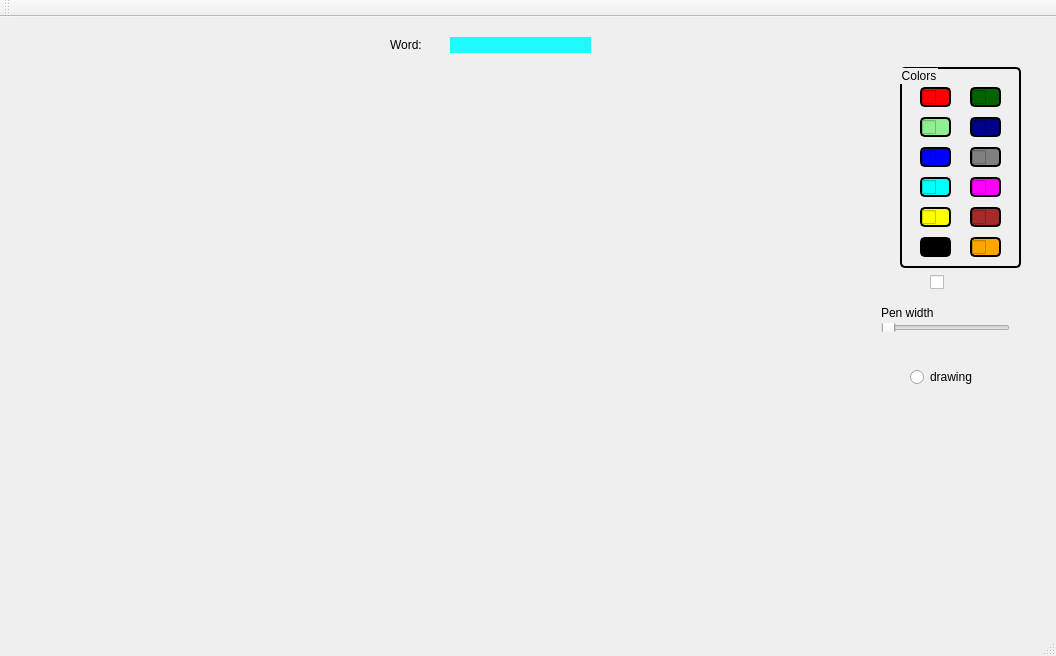
<?xml version="1.0" encoding="UTF-8"?>
<ui version="4.0">
 <class>DrawingInterfaceClass</class>
 <widget class="QMainWindow" name="DrawingInterfaceClass">
  <property name="geometry">
   <rect>
    <x>0</x>
    <y>0</y>
    <width>1056</width>
    <height>656</height>
   </rect>
  </property>
  <property name="windowTitle">
   <string>DrawingInterface</string>
  </property>
  <widget class="QWidget" name="centralWidget">
   <widget class="QGroupBox" name="groupBox">
    <property name="geometry">
     <rect>
      <x>900</x>
      <y>50</y>
      <width>121</width>
      <height>201</height>
     </rect>
    </property>
    <property name="styleSheet">
     <string notr="true">
border-radius: 5px;
border: 2px solid black;</string>
    </property>
    <property name="title">
     <string>Colors</string>
    </property>
    <widget class="QCheckBox" name="red">
     <property name="geometry">
      <rect>
       <x>20</x>
       <y>20</y>
       <width>31</width>
       <height>20</height>
      </rect>
     </property>
     <property name="styleSheet">
      <string notr="true">background-color: red;
border-radius: 5px;
border: 2px solid black;</string>
     </property>
     <property name="text">
      <string/>
     </property>
     <attribute name="buttonGroup">
      <string notr="true">buttonGroup</string>
     </attribute>
    </widget>
    <widget class="QCheckBox" name="green">
     <property name="geometry">
      <rect>
       <x>20</x>
       <y>50</y>
       <width>31</width>
       <height>20</height>
      </rect>
     </property>
     <property name="styleSheet">
      <string notr="true">background-color: lightgreen;
border-radius: 5px;
border: 2px solid black;</string>
     </property>
     <property name="text">
      <string/>
     </property>
     <attribute name="buttonGroup">
      <string notr="true">buttonGroup</string>
     </attribute>
    </widget>
    <widget class="QCheckBox" name="blue">
     <property name="geometry">
      <rect>
       <x>20</x>
       <y>80</y>
       <width>31</width>
       <height>20</height>
      </rect>
     </property>
     <property name="styleSheet">
      <string notr="true">background-color: blue;
border-radius: 5px;
border: 2px solid black;</string>
     </property>
     <property name="text">
      <string/>
     </property>
     <attribute name="buttonGroup">
      <string notr="true">buttonGroup</string>
     </attribute>
    </widget>
    <widget class="QCheckBox" name="cyan">
     <property name="geometry">
      <rect>
       <x>20</x>
       <y>110</y>
       <width>31</width>
       <height>20</height>
      </rect>
     </property>
     <property name="styleSheet">
      <string notr="true">background-color: cyan;
border-radius: 5px;
border: 2px solid black;</string>
     </property>
     <property name="text">
      <string/>
     </property>
     <attribute name="buttonGroup">
      <string notr="true">buttonGroup</string>
     </attribute>
    </widget>
    <widget class="QCheckBox" name="magenta">
     <property name="geometry">
      <rect>
       <x>70</x>
       <y>110</y>
       <width>31</width>
       <height>20</height>
      </rect>
     </property>
     <property name="styleSheet">
      <string notr="true">background-color: magenta;
border-radius: 5px;
border: 2px solid black;</string>
     </property>
     <property name="text">
      <string/>
     </property>
     <attribute name="buttonGroup">
      <string notr="true">buttonGroup</string>
     </attribute>
    </widget>
    <widget class="QCheckBox" name="yellow">
     <property name="geometry">
      <rect>
       <x>20</x>
       <y>140</y>
       <width>31</width>
       <height>20</height>
      </rect>
     </property>
     <property name="styleSheet">
      <string notr="true">background-color: yellow;
border-radius: 5px;
border: 2px solid black;</string>
     </property>
     <property name="text">
      <string/>
     </property>
     <attribute name="buttonGroup">
      <string notr="true">buttonGroup</string>
     </attribute>
    </widget>
    <widget class="QCheckBox" name="brown">
     <property name="geometry">
      <rect>
       <x>70</x>
       <y>140</y>
       <width>31</width>
       <height>20</height>
      </rect>
     </property>
     <property name="styleSheet">
      <string notr="true">background-color: brown;
border-radius: 5px;
border: 2px solid black;</string>
     </property>
     <property name="text">
      <string/>
     </property>
     <attribute name="buttonGroup">
      <string notr="true">buttonGroup</string>
     </attribute>
    </widget>
    <widget class="QCheckBox" name="black">
     <property name="geometry">
      <rect>
       <x>20</x>
       <y>170</y>
       <width>31</width>
       <height>20</height>
      </rect>
     </property>
     <property name="styleSheet">
      <string notr="true">background-color: black;
border-radius: 5px;
border: 2px solid black;</string>
     </property>
     <property name="text">
      <string/>
     </property>
     <property name="checked">
      <bool>true</bool>
     </property>
     <attribute name="buttonGroup">
      <string notr="true">buttonGroup</string>
     </attribute>
    </widget>
    <widget class="QCheckBox" name="darkGreen">
     <property name="geometry">
      <rect>
       <x>70</x>
       <y>20</y>
       <width>31</width>
       <height>20</height>
      </rect>
     </property>
     <property name="styleSheet">
      <string notr="true">background-color: darkgreen;
border-radius: 5px;
border: 2px solid black;</string>
     </property>
     <property name="text">
      <string/>
     </property>
     <property name="checked">
      <bool>false</bool>
     </property>
     <attribute name="buttonGroup">
      <string notr="true">buttonGroup</string>
     </attribute>
    </widget>
    <widget class="QCheckBox" name="darkBlue">
     <property name="geometry">
      <rect>
       <x>70</x>
       <y>50</y>
       <width>31</width>
       <height>20</height>
      </rect>
     </property>
     <property name="styleSheet">
      <string notr="true">background-color: darkblue;
border-radius: 5px;
border: 2px solid black;</string>
     </property>
     <property name="text">
      <string/>
     </property>
     <property name="checked">
      <bool>false</bool>
     </property>
     <attribute name="buttonGroup">
      <string notr="true">buttonGroup</string>
     </attribute>
    </widget>
    <widget class="QCheckBox" name="gray">
     <property name="geometry">
      <rect>
       <x>70</x>
       <y>80</y>
       <width>31</width>
       <height>20</height>
      </rect>
     </property>
     <property name="styleSheet">
      <string notr="true">background-color: gray;
border-radius: 5px;
border: 2px solid black;</string>
     </property>
     <property name="text">
      <string/>
     </property>
     <property name="checked">
      <bool>false</bool>
     </property>
     <attribute name="buttonGroup">
      <string notr="true">buttonGroup</string>
     </attribute>
    </widget>
    <widget class="QCheckBox" name="orange">
     <property name="geometry">
      <rect>
       <x>70</x>
       <y>170</y>
       <width>31</width>
       <height>20</height>
      </rect>
     </property>
     <property name="styleSheet">
      <string notr="true">background-color: orange;
border-radius: 5px;
border: 2px solid black;</string>
     </property>
     <property name="text">
      <string/>
     </property>
     <attribute name="buttonGroup">
      <string notr="true">buttonGroup</string>
     </attribute>
    </widget>
   </widget>
   <widget class="QCheckBox" name="eraser">
    <property name="geometry">
     <rect>
      <x>930</x>
      <y>250</y>
      <width>51</width>
      <height>31</height>
     </rect>
    </property>
    <property name="styleSheet">
     <string notr="true"/>
    </property>
    <property name="text">
     <string/>
    </property>
    <property name="icon">
     <iconset>
      <normaloff>eraser.png</normaloff>eraser.png</iconset>
    </property>
    <property name="iconSize">
     <size>
      <width>20</width>
      <height>20</height>
     </size>
    </property>
    <property name="checked">
     <bool>false</bool>
    </property>
    <attribute name="buttonGroup">
     <string notr="true">buttonGroup</string>
    </attribute>
   </widget>
   <widget class="QWidget" name="layoutWidget">
    <property name="geometry">
     <rect>
      <x>870</x>
      <y>280</y>
      <width>151</width>
      <height>46</height>
     </rect>
    </property>
    <layout class="QVBoxLayout" name="verticalLayout">
     <item>
      <widget class="QLabel" name="label">
       <property name="text">
        <string>Pen width</string>
       </property>
      </widget>
     </item>
     <item>
      <widget class="QSlider" name="widthSlider">
       <property name="minimum">
        <number>1</number>
       </property>
       <property name="maximum">
        <number>50</number>
       </property>
       <property name="orientation">
        <enum>Qt::Horizontal</enum>
       </property>
      </widget>
     </item>
    </layout>
   </widget>
   <widget class="QRadioButton" name="drawing">
    <property name="geometry">
     <rect>
      <x>910</x>
      <y>350</y>
      <width>89</width>
      <height>20</height>
     </rect>
    </property>
    <property name="text">
     <string>drawing</string>
    </property>
   </widget>
   <widget class="QLabel" name="word">
    <property name="geometry">
     <rect>
      <x>390</x>
      <y>20</y>
      <width>41</width>
      <height>16</height>
     </rect>
    </property>
    <property name="text">
     <string>Word:</string>
    </property>
   </widget>
   <widget class="QLabel" name="generatedWord">
    <property name="geometry">
     <rect>
      <x>450</x>
      <y>20</y>
      <width>141</width>
      <height>16</height>
     </rect>
    </property>
    <property name="styleSheet">
     <string notr="true">border-color: rgb(32, 255, 248);
background-color: rgb(29, 251, 255);</string>
    </property>
    <property name="text">
     <string/>
    </property>
   </widget>
  </widget>
  <widget class="QMenuBar" name="menuBar">
   <property name="geometry">
    <rect>
     <x>0</x>
     <y>0</y>
     <width>1056</width>
     <height>22</height>
    </rect>
   </property>
  </widget>
  <widget class="QToolBar" name="mainToolBar">
   <attribute name="toolBarArea">
    <enum>TopToolBarArea</enum>
   </attribute>
   <attribute name="toolBarBreak">
    <bool>false</bool>
   </attribute>
  </widget>
  <widget class="QStatusBar" name="statusBar"/>
 </widget>
 <layoutdefault spacing="6" margin="11"/>
 <resources/>
 <connections/>
 <buttongroups>
  <buttongroup name="buttonGroup"/>
 </buttongroups>
</ui>
